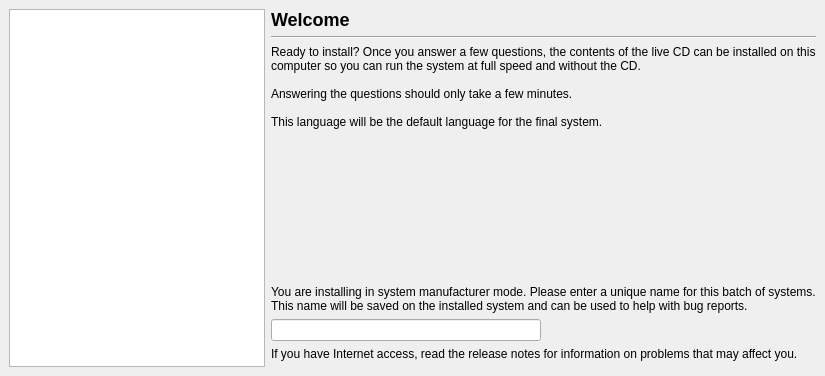
     <widget class="QWidget" name="stepLanguage" >
      <layout class="QGridLayout" >
       <property name="leftMargin" >
        <number>9</number>
       </property>
       <property name="topMargin" >
        <number>9</number>
       </property>
       <property name="rightMargin" >
        <number>9</number>
       </property>
       <property name="bottomMargin" >
        <number>9</number>
       </property>
       <property name="horizontalSpacing" >
        <number>6</number>
       </property>
       <property name="verticalSpacing" >
        <number>6</number>
       </property>
       <item row="2" column="1" colspan="2" >
        <widget class="QLabel" name="welcome_text_label" >
         <property name="sizePolicy" >
          <sizepolicy vsizetype="Preferred" hsizetype="Preferred" >
           <horstretch>0</horstretch>
           <verstretch>0</verstretch>
          </sizepolicy>
         </property>
         <property name="text" >
          <string>Ready to install? Once you answer a few questions, the contents of the live CD can be installed on this computer so you can run the system at full speed and without the CD.

Answering the questions should only take a few minutes.

This language will be the default language for the final system.</string>
         </property>
         <property name="alignment" >
          <set>Qt::AlignVCenter</set>
         </property>
         <property name="wordWrap" >
          <bool>true</bool>
         </property>
        </widget>
       </item>
       <item row="0" column="1" colspan="2" >
        <widget class="QLabel" name="welcome_heading_label" >
         <property name="sizePolicy" >
          <sizepolicy vsizetype="Preferred" hsizetype="Preferred" >
           <horstretch>1</horstretch>
           <verstretch>0</verstretch>
          </sizepolicy>
         </property>
         <property name="text" >
          <string>&lt;h2>Welcome&lt;/h2></string>
         </property>
         <property name="wordWrap" >
          <bool>false</bool>
         </property>
        </widget>
       </item>
       <item row="1" column="1" colspan="2" >
        <widget class="Line" name="line1_2" >
         <property name="frameShape" >
          <enum>QFrame::HLine</enum>
         </property>
         <property name="frameShadow" >
          <enum>QFrame::Sunken</enum>
         </property>
         <property name="orientation" >
          <enum>Qt::Horizontal</enum>
         </property>
        </widget>
       </item>
       <item rowspan="8" row="0" column="0" >
        <widget class="QListWidget" name="language_treeview" />
       </item>
       <item row="3" column="1" colspan="2" >
        <spacer>
         <property name="orientation" >
          <enum>Qt::Vertical</enum>
         </property>
         <property name="sizeType" >
          <enum>QSizePolicy::Preferred</enum>
         </property>
         <property name="sizeHint" >
          <size>
           <width>20</width>
           <height>150</height>
          </size>
         </property>
        </spacer>
       </item>
       <item row="4" column="1" colspan="2" >
        <widget class="QLabel" name="oem_id_label" >
         <property name="text" >
          <string>You are installing in system manufacturer mode. Please enter a unique name for this batch of systems. This name will be saved on the installed system and can be used to help with bug reports.</string>
         </property>
         <property name="wordWrap" >
          <bool>true</bool>
         </property>
        </widget>
       </item>
       <item row="5" column="1" >
        <widget class="QLineEdit" name="oem_id_entry" />
       </item>
       <item row="6" column="1" colspan="2" >
        <widget class="QLabel" name="release_notes_label" >
         <property name="text" >
          <string>If you have Internet access, read the release notes for information on problems that may affect you.</string>
         </property>
         <property name="wordWrap" >
          <bool>true</bool>
         </property>
        </widget>
       </item>
       <item row="7" column="1" >
        <widget class="QWidget" native="1" name="release_notes_frame" />
       </item>
      </layout>
     </widget>
